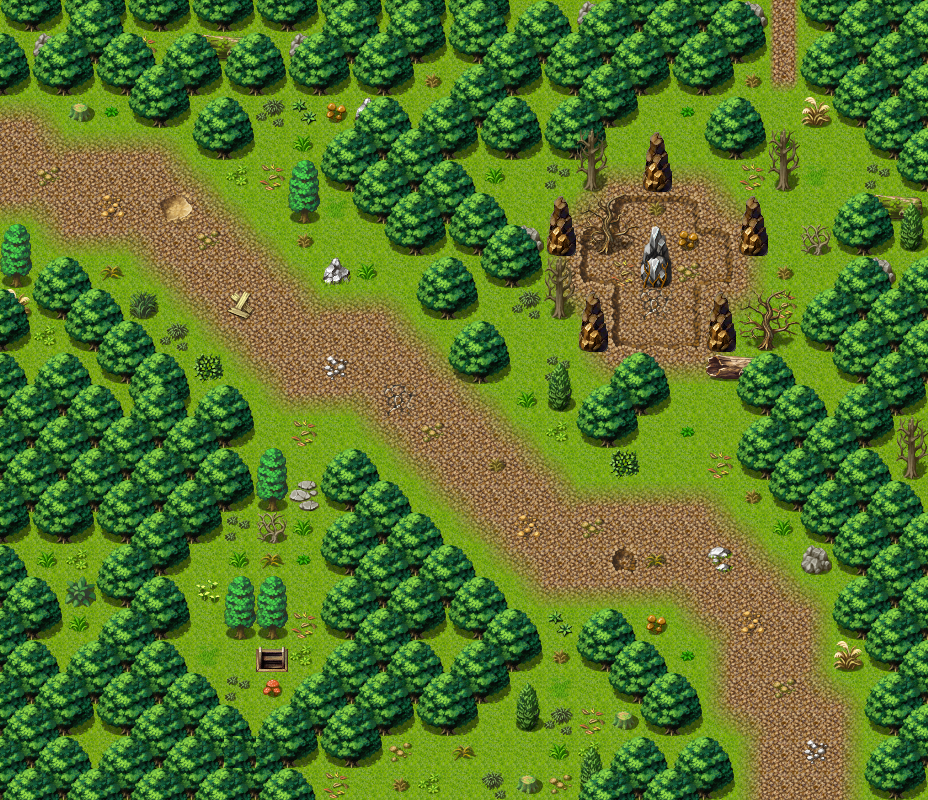

A level layout from a 2D game, rendered from its tile map. Below: a short description, then the map file with tile-grid data replaced by summaries:
An orthogonal 29x25 tile map with 32x32 px tiles, 5 tile layers (Ground, Objects, Objects_after, Above, ...), 1 hidden layer not drawn, 40 tilesets and 17 objects (6x replace, 5x mapchange, 5x spawn, sign).

<map version="1.0" orientation="orthogonal" width="29" height="25" tilewidth="32" tileheight="32">
 <properties>
  <property name="outside" value="1" />
 </properties>
 <tileset firstgid="1" name="map_bed_1" tilewidth="32" tileheight="32">
  <image source="../drawable/map_bed_1.png" width="512" height="256" />
 </tileset>
 <tileset firstgid="129" name="map_border_1" tilewidth="32" tileheight="32">
  <image source="../drawable/map_border_1.png" width="512" height="256" />
 </tileset>
 <tileset firstgid="257" name="map_bridge_1" tilewidth="32" tileheight="32">
  <image source="../drawable/map_bridge_1.png" width="512" height="256" />
 </tileset>
 <tileset firstgid="385" name="map_broken_1" tilewidth="32" tileheight="32">
  <image source="../drawable/map_broken_1.png" width="512" height="256" />
 </tileset>
 <tileset firstgid="513" name="map_cavewall_1" tilewidth="32" tileheight="32">
  <image source="../drawable/map_cavewall_1.png" width="576" height="192" />
 </tileset>
 <tileset firstgid="621" name="map_cavewall_2" tilewidth="32" tileheight="32">
  <image source="../drawable/map_cavewall_2.png" width="576" height="192" />
 </tileset>
 <tileset firstgid="729" name="map_cavewall_3" tilewidth="32" tileheight="32">
  <image source="../drawable/map_cavewall_3.png" width="576" height="192" />
 </tileset>
 <tileset firstgid="837" name="map_chair_table_1" tilewidth="32" tileheight="32">
  <image source="../drawable/map_chair_table_1.png" width="512" height="256" />
 </tileset>
 <tileset firstgid="965" name="map_crate_1" tilewidth="32" tileheight="32">
  <image source="../drawable/map_crate_1.png" width="512" height="256" />
 </tileset>
 <tileset firstgid="1093" name="map_cupboard_1" tilewidth="32" tileheight="32">
  <image source="../drawable/map_cupboard_1.png" width="512" height="256" />
 </tileset>
 <tileset firstgid="1221" name="map_curtain_1" tilewidth="32" tileheight="32">
  <image source="../drawable/map_curtain_1.png" width="512" height="256" />
 </tileset>
 <tileset firstgid="1349" name="map_entrance_1" tilewidth="32" tileheight="32">
  <image source="../drawable/map_entrance_1.png" width="512" height="256" />
 </tileset>
 <tileset firstgid="1477" name="map_fence_1" tilewidth="32" tileheight="32">
  <image source="../drawable/map_fence_1.png" width="512" height="256" />
 </tileset>
 <tileset firstgid="1605" name="map_fence_2" tilewidth="32" tileheight="32">
  <image source="../drawable/map_fence_2.png" width="512" height="256" />
 </tileset>
 <tileset firstgid="1733" name="map_ground_1" tilewidth="32" tileheight="32">
  <image source="../drawable/map_ground_1.png" width="512" height="256" />
 </tileset>
 <tileset firstgid="1861" name="map_ground_2" tilewidth="32" tileheight="32">
  <image source="../drawable/map_ground_2.png" width="512" height="256" />
 </tileset>
 <tileset firstgid="1989" name="map_ground_3" tilewidth="32" tileheight="32">
  <image source="../drawable/map_ground_3.png" width="512" height="256" />
 </tileset>
 <tileset firstgid="2117" name="map_ground_4" tilewidth="32" tileheight="32">
  <image source="../drawable/map_ground_4.png" width="512" height="256" />
 </tileset>
 <tileset firstgid="2245" name="map_ground_5" tilewidth="32" tileheight="32">
  <image source="../drawable/map_ground_5.png" width="512" height="256" />
 </tileset>
 <tileset firstgid="2373" name="map_ground_6" tilewidth="32" tileheight="32">
  <image source="../drawable/map_ground_6.png" width="512" height="256" />
 </tileset>
 <tileset firstgid="2501" name="map_ground_7" tilewidth="32" tileheight="32">
  <image source="../drawable/map_ground_7.png" width="512" height="256" />
 </tileset>
 <tileset firstgid="2629" name="map_ground_8" tilewidth="32" tileheight="32">
  <image source="../drawable/map_ground_8.png" width="512" height="256" />
 </tileset>
 <tileset firstgid="2757" name="map_indoor_1" tilewidth="32" tileheight="32">
  <image source="../drawable/map_indoor_1.png" width="512" height="256" />
 </tileset>
 <tileset firstgid="2885" name="map_kitchen_1" tilewidth="32" tileheight="32">
  <image source="../drawable/map_kitchen_1.png" width="512" height="256" />
 </tileset>
 <tileset firstgid="3013" name="map_outdoor_1" tilewidth="32" tileheight="32">
  <image source="../drawable/map_outdoor_1.png" width="512" height="256" />
 </tileset>
 <tileset firstgid="3141" name="map_pillar_1" tilewidth="32" tileheight="32">
  <image source="../drawable/map_pillar_1.png" width="512" height="256" />
 </tileset>
 <tileset firstgid="3269" name="map_plant_1" tilewidth="32" tileheight="32">
  <image source="../drawable/map_plant_1.png" width="512" height="256" />
 </tileset>
 <tileset firstgid="3397" name="map_rock_1" tilewidth="32" tileheight="32">
  <image source="../drawable/map_rock_1.png" width="512" height="256" />
 </tileset>
 <tileset firstgid="3525" name="map_roof_1" tilewidth="32" tileheight="32">
  <image source="../drawable/map_roof_1.png" width="512" height="256" />
 </tileset>
 <tileset firstgid="3653" name="map_roof_2" tilewidth="32" tileheight="32">
  <image source="../drawable/map_roof_2.png" width="512" height="256" />
 </tileset>
 <tileset firstgid="3781" name="map_shop_1" tilewidth="32" tileheight="32">
  <image source="../drawable/map_shop_1.png" width="512" height="256" />
 </tileset>
 <tileset firstgid="3909" name="map_sign_ladder_1" tilewidth="32" tileheight="32">
  <image source="../drawable/map_sign_ladder_1.png" width="512" height="256" />
 </tileset>
 <tileset firstgid="4037" name="map_table_1" tilewidth="32" tileheight="32">
  <image source="../drawable/map_table_1.png" width="512" height="256" />
 </tileset>
 <tileset firstgid="4165" name="map_trail_1" tilewidth="32" tileheight="32">
  <image source="../drawable/map_trail_1.png" width="512" height="256" />
 </tileset>
 <tileset firstgid="4293" name="map_tree_1" tilewidth="32" tileheight="32">
  <image source="../drawable/map_tree_1.png" width="512" height="256" />
 </tileset>
 <tileset firstgid="4421" name="map_wall_1" tilewidth="32" tileheight="32">
  <image source="../drawable/map_wall_1.png" width="512" height="256" />
 </tileset>
 <tileset firstgid="4549" name="map_wall_2" tilewidth="32" tileheight="32">
  <image source="../drawable/map_wall_2.png" width="480" height="256" />
 </tileset>
 <tileset firstgid="4669" name="map_wall_3" tilewidth="32" tileheight="32">
  <image source="../drawable/map_wall_3.png" width="480" height="256" />
 </tileset>
 <tileset firstgid="4789" name="map_window_1" tilewidth="32" tileheight="32">
  <image source="../drawable/map_window_1.png" width="512" height="256" />
 </tileset>
 <tileset firstgid="4917" name="map_window_2" tilewidth="32" tileheight="32">
  <image source="../drawable/map_window_2.png" width="512" height="256" />
 </tileset>
 <layer name="Ground" width="29" height="25">
  <data>[725 cells, 725 non-empty, 15 distinct tile ids]</data>
 </layer>
 <layer name="Objects" width="29" height="25">
  <data>[725 cells, 553 non-empty, 61 distinct tile ids]</data>
 </layer>
 <layer name="Objects_after" width="29" height="25">
  <data>[725 cells, 1 non-empty, 1 distinct tile ids]</data>
 </layer>
 <layer name="Above" width="29" height="25">
  <data>[725 cells, 127 non-empty, 16 distinct tile ids]</data>
 </layer>
 <layer name="Above_after" width="29" height="25">
  <data>[725 cells, 6 non-empty, 2 distinct tile ids]</data>
 </layer>
 <layer name="Walkable" width="29" height="25" visible="0">
  <data>[725 cells, 376 non-empty, 1 distinct tile ids]</data>
 </layer>
 <objectgroup name="Mapevents" width="29" height="25">
  <!-- 6 objects omitted --></objectgroup>
 <objectgroup name="Spawn" width="29" height="25" visible="0">
  <!-- 5 objects omitted --></objectgroup>
 <objectgroup name="Keys" width="29" height="25" visible="0" />
 <objectgroup name="Replace" width="29" height="25">
  <!-- 6 objects omitted --></objectgroup>
</map>
<!-- 17 of 17 objects omitted -->
